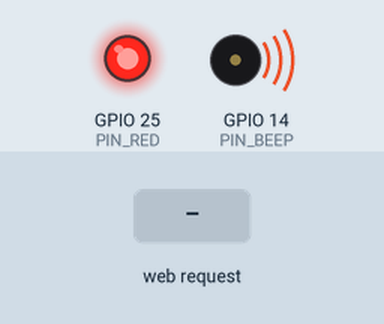
Bench run of a sketch on a simulated ESP32. Shown: output pins drawn as LEDs (lit = HIGH), buzzer (waves = sounding, pin HIGH). The test bench sets the inputs (shaded band). What the sketch prints to the serial monitor is not drawn.

Above: at 1.3 s.
1.4 s: HTTP request GET /beep received
At 1.65 s:
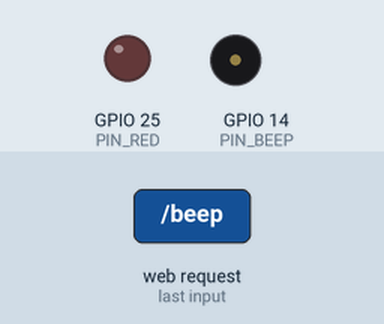
Timing chart, 0 to 4.4 s (numbered marks = the images above; inputs shaded):
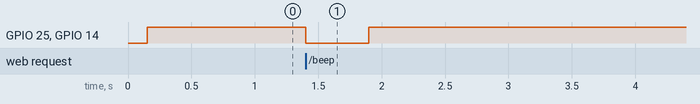

Measured:
- after the input at 1.4 s, GPIO 25 (PIN_RED), GPIO 14 (PIN_BEEP): HIGH → LOW at once, → HIGH 0.50 s later

The sketch:

beep_chat.ino
```cpp
// ESP32_AP_BEEP_LED.ino
#include <WiFi.h>
#include <WebServer.h>
#include "myHtml.h"

// 기존 LED 드라이버 (이전 대화에서 제공된 led.h/led.cpp 사용)
#include "led.h"

// 비프 드라이버
#include "beep.h"

// ===== AP 설정 =====
const char* AP_SSID = "홍길동";   // 비번 없음(OPEN)
const IPAddress local_IP(192,168,4,1);
const IPAddress gateway(192,168,4,1);
const IPAddress subnet(255,255,255,0);

// 핀 매핑
constexpr uint8_t PIN_RED   = 25; // Active-Low LED
constexpr uint8_t PIN_BEEP  = 14; // Active-Low Beeper

// 객체
Led    ledRed(PIN_RED, true);     // true = Active-Low
Beeper beeper(PIN_BEEP, true);    // true = Active-Low

WebServer server(80);

// HTML 전송 (UTF-8 + 플레이스홀더 치환)
void sendHtmlWithInfo() {
  String html = all_HTML;
  html.replace("%SSID%", AP_SSID);
  html.replace("%APIP%", WiFi.softAPIP().toString());
  server.sendHeader("Cache-Control", "no-store");
  server.sendHeader("Content-Type", "text/html; charset=UTF-8");
  server.send(200, "text/html; charset=UTF-8", html);
}

void setup() {
  Serial.begin(115200);
  delay(150);

  // AP 시작 (비밀번호 없음)
  WiFi.mode(WIFI_AP);
  WiFi.softAPConfig(local_IP, gateway, subnet);
  bool ok = WiFi.softAP(AP_SSID);
  Serial.println(ok ? "[AP] Started" : "[AP] Failed");
  Serial.print("[AP] SSID: "); Serial.println(AP_SSID);
  Serial.print("[AP] IP  : "); Serial.println(WiFi.softAPIP());

  // !!! 요청사항: softAP 이후에 핀 초기화 !!!
  ledRed.begin();
  beeper.begin();
  beeper.attachBuddy(&ledRed); // 비프와 빨간 LED 동기화

  // 라우트
  server.on("/", HTTP_GET, [](){ sendHtmlWithInfo(); });

  // 0.5초 비프 (동시에 빨간 LED on/off)
  server.on("/beep", HTTP_GET, [](){
    beeper.trigger(500); // 500ms
    server.send(200, "text/plain; charset=UTF-8", "삐—! (0.5초 동작)");
  });

  server.onNotFound([](){
    server.send(404, "text/plain; charset=UTF-8", "404 Not Found");
  });

  server.begin();
  Serial.println("[HTTP] Server started");
}

void loop() {
  server.handleClient();
  beeper.update(); // 논블로킹 타이머 업데이트
}
```

beep.cpp
```cpp
// beep.cpp
#include "beep.h"
#include "led.h"

Beeper::Beeper(uint8_t pin, bool activeLow)
: _pin(pin), _activeLow(activeLow), _active(false), _until(0), _buddyLed(nullptr) {}

void Beeper::attachBuddy(Led* buddy) { _buddyLed = buddy; }

void Beeper::begin() {
  pinMode(_pin, OUTPUT);
  digitalWrite(_pin, _activeLow ? HIGH : LOW);
}

void Beeper::trigger(uint32_t ms) {
  digitalWrite(_pin, _activeLow ? LOW : HIGH);
  if (_buddyLed) _buddyLed->on();
  _active = true;
  _until = millis() + ms;
}

void Beeper::update() {
  if (_active && (int32_t)(millis() - _until) >= 0) {
    digitalWrite(_pin, _activeLow ? HIGH : LOW);
    if (_buddyLed) _buddyLed->off();
    _active = false;
  }
}

bool Beeper::isActive() const { return _active; }
```

beep.h
```cpp
// beep.h
#pragma once
#include <Arduino.h>
class Led;

class Beeper {
public:
  Beeper(uint8_t pin, bool activeLow = true);
  void attachBuddy(Led* buddy);
  void begin();
  void trigger(uint32_t ms);
  void update();
  bool isActive() const;

private:
  uint8_t  _pin;
  bool     _activeLow;
  bool     _active;
  uint32_t _until;
  Led*     _buddyLed;
};
```

led.cpp
```cpp
// led.cpp
#include "led.h"

// 현재 모든 구현은 led.h에 인라인되어 있습니다.
// 프로젝트 확장 시 이 파일에 구현을 분리해도 됩니다.
```

led.h
```cpp
// led.h
#pragma once
#include <Arduino.h>

class Led {
public:
  Led(uint8_t pin, bool activeLow = true)
  : _pin(pin), _activeLow(activeLow), _level(0), _isOn(false) {}

  void begin() {
    pinMode(_pin, OUTPUT);
    off(); // 시작 시 소등
  }

  void on() {
    _isOn = true;
    // Active-Low이면 LOW가 켜짐
    digitalWrite(_pin, _activeLow ? LOW : HIGH);
    _level = 255;
  }

  void off() {
    _isOn = false;
    digitalWrite(_pin, _activeLow ? HIGH : LOW);
    _level = 0;
  }

  // 0~255 (0=꺼짐, 255=최대밝기)
  void dim(uint8_t brightness) {
    _level = brightness;
    // ESP32 Arduino의 analogWrite 사용(사용자 요청: ledc* 직접 사용 금지)
    // Active-Low이므로 듀티 반전
    uint8_t duty = _activeLow ? (uint8_t)(255 - brightness) : brightness;
    analogWrite(_pin, duty);
    _isOn = (brightness > 0);
  }

  uint8_t level() const { return _level; }
  bool isOn() const { return _isOn; }
  uint8_t pin() const { return _pin; }

private:
  uint8_t _pin;
  bool    _activeLow;
  uint8_t _level;
  bool    _isOn;
};
```

myHtml.h
```cpp
// myHtml.h
#pragma once

// %SSID% 와 %APIP% 는 서버가 전송 전에 문자열 치환합니다.
const char* all_HTML = R"**(
<!DOCTYPE html>
<html lang="ko">
<head>
  <meta charset="UTF-8">
  <meta name="viewport" content="width=device-width, initial-scale=1" />
  <title>ESP32 Beep 교실</title>
  <style>
    :root { font-family: Pretendard, system-ui, -apple-system, Segoe UI, Roboto, Apple SD Gothic Neo, Noto Sans KR, "맑은 고딕", sans-serif; }
    body { margin:0; background:#f6f8ff; min-height:100vh; display:flex; color:#111; }
    .wrap { margin:auto; width:min(680px,94vw); text-align:center; }
    .card { background:#fff; border-radius:24px; box-shadow:0 6px 20px rgba(0,0,0,.08); padding:28px; }
    h1 { font-size: clamp(22px, 6vw, 36px); margin:.2em 0 .4em; }
    .subtitle { color:#555; margin-bottom:18px; }
    .ssid{ font-weight:700; color:#2a57ff; } .ip{ font-weight:700; color:#0b8a55; }
    .beepBox{ margin-top:18px; padding:22px; border-radius:20px; background:#fff3e0; }
    #beepBtn{ font-size:22px; padding:16px 22px; border:none; border-radius:16px; cursor:pointer; background:#ff9800; color:#fff; }
    #beepBtn:disabled{ opacity:.6; cursor:not-allowed; }
    .status{ margin-top:12px; font-size:16px; color:#333; }
    .ledHint{ margin-top:10px; font-size:14px; color:#666; }
    .pulse{ animation:pulse .5s ease; }
    @keyframes pulse { 0%{transform:scale(1)} 50%{transform:scale(1.06)} 100%{transform:scale(1)} }
  </style>
</head>
<body>
  <div class="wrap">
    <div class="card">
      <h1>🔔 비프 울리기</h1>
      <div class="subtitle">
        지금 <span class="ssid">"%SSID%"</span> AP에 연결되어 있어요.<br>
        ESP32 주소: <span class="ip">%APIP%</span>
      </div>

      <div class="beepBox" id="box">
        <button id="beepBtn" onclick="doBeep()">삐- (0.5초)</button>
        <div class="status" id="status">대기 중</div>
        <div class="ledHint">※ 비프와 함께 <b>빨간 LED(D25)</b>도 잠시 켜졌다가 꺼져요! (Active-Low)</div>
      </div>
    </div>
  </div>

<script>
async function doBeep(){
  const btn = document.getElementById('beepBtn');
  const st  = document.getElementById('status');
  const box = document.getElementById('box');
  try{
    btn.disabled = true;
    st.textContent = "비프 동작 중…";
    box.classList.remove('pulse');
    const res = await fetch('/beep');
    if(!res.ok) throw new Error('HTTP ' + res.status);
    const txt = await res.text();
    st.textContent = txt || "완료!";
    box.classList.add('pulse');
  }catch(e){
    st.textContent = "오류: " + (e.message || "연결 실패");
  }finally{
    setTimeout(()=>{ btn.disabled = false; st.textContent = "대기 중"; }, 700);
  }
}
</script>
</body>
</html>
)**";
```
